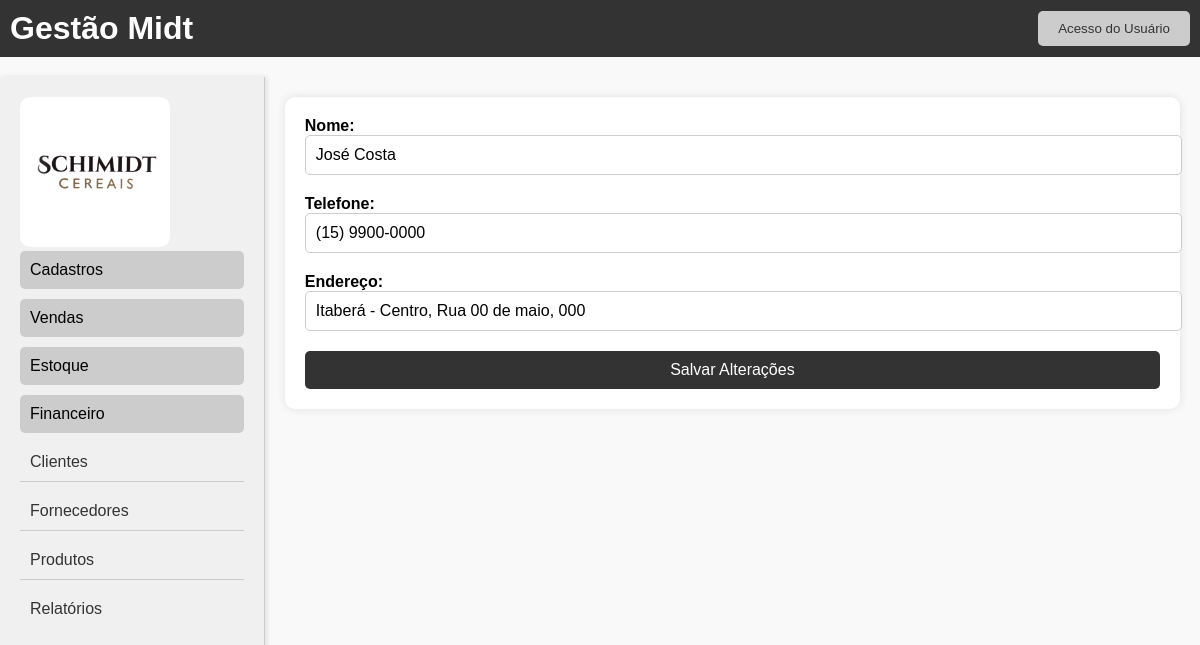
The app's page /editar_cliente/2 with its own data.
### tables this page shows
CREATE TABLE clientes (
                    id INTEGER PRIMARY KEY,
                    nome TEXT NOT NULL,
                    telefone TEXT,
                    endereco TEXT
                    );

### app.py (the view, shortened to what this page needs)
@app.route('/editar_cliente/<int:id_cliente>', methods=['GET', 'POST'])
def editar_cliente(id_cliente):
    conn = conectar_bd()
    cursor = conn.cursor()
    cursor.execute('SELECT * FROM clientes WHERE id=?', (id_cliente,))
    cliente = cursor.fetchone()
    conn.close()
    return render_template('editar_cliente.html', cliente=cliente)

### app.py (called while the page is built)
def conectar_bd():
    conn = sqlite3.connect('erp.db')
    return conn

### templates/editar_cliente.html (shortened to what this page needs)
<!DOCTYPE html>
<html lang="pt-br">
<head>
</head>
<body>
    <div class="header">
        <h1 style="margin: 0;">Gestão Midt</h1>
        <button class="user-access-btn">Acesso do Usuário</button>
    </div>
    <div class="container">
        <div class="sidebar">
            <div class="logo">
                <img src="/images/logo.jpeg" alt="Logo da Empresa">
            </div>
            <div class="expandable-header">Cadastros</div>
            <div class="expandable-header">Vendas</div>
            <div class="expandable-header">Estoque</div>
            <div class="expandable-header">Financeiro</div>
            <ul class="navigation">
                <li><a href="/listar_clientes">Clientes</a></li>
                <li><a href="/listar_fornecedores">Fornecedores</a></li>
                <li><a href="/listar_produtos">Produtos</a></li>
                <li><a href="/relatorio_vendas">Relatórios</a></li>
            </ul>
        </div>
        <div class="content">
            <div class="form-container">
                <form action="/editar_cliente/{{ cliente[0] }}" method="POST">
                    <div class="form-group">
                        <label for="nome">Nome:</label>
                        <input type="text" id="nome" name="nome" value="{{ cliente[1] }}" required>
                    </div>
                    <div class="form-group">
                        <label for="telefone">Telefone:</label>
                        <input type="tel" id="telefone" name="telefone" value="{{ cliente[2] }}" required>
                    </div>
                    <div class="form-group">
                        <label for="endereco">Endereço:</label>
                        <input type="text" id="endereco" name="endereco" value="{{ cliente[3] }}" required>
                    </div>
                    <input type="submit" value="Salvar Alterações">
                </form>
            </div>
        </div>
    </div>
</body>
</html>

### templates/editar_cliente.html (style rules this page uses)
body { font-family: Arial, sans-serif; margin: 0; padding: 0; background-color: #f9f9f9; }
.header { background-color: #333; color: #fff; padding: 10px; display: flex; justify-content: space-between; align-items: center; margin-bottom: 20px; }
.logo img { width: 150px; height: auto; border-radius: 10px; }
.user-access-btn { background-color: #ccc; color: #333; border: none; padding: 10px 20px; border-radius: 5px; cursor: pointer; transition: background-color 0.3s ease; }
.container { display: flex; height: calc(100vh - 50px); }
.sidebar { background-color: #f0f0f0; width: 20%; padding: 20px; box-shadow: 2px 0 5px rgba(0, 0, 0, 0.1); border-right: 1px solid #ccc; }
.navigation { list-style-type: none; padding: 0; margin: 0; }
.navigation li { margin-bottom: 10px; border-bottom: 1px solid #ccc; }
.navigation li:last-child { border-bottom: none; }
.navigation a { text-decoration: none; color: #333; font-size: 16px; display: block; padding: 10px; border-radius: 5px; transition: background-color 0.3s ease; }
.expandable-header { background-color: #ccc; padding: 10px; border-radius: 5px; margin-bottom: 10px; font-size: 16px; cursor: pointer; transition: background-color 0.3s ease; }
.content { width: 80%; padding: 20px; overflow-y: auto; }
.form-container { background-color: #fff; padding: 20px; border-radius: 10px; box-shadow: 0 0 10px rgba(0, 0, 0, 0.1); }
.form-group { margin-bottom: 20px; }
label { font-weight: bold; }
input[type="text"], input[type="tel"], input[type="submit"] { width: 100%; padding: 10px; border: 1px solid #ccc; border-radius: 5px; font-size: 16px; transition: border-color 0.3s ease; }
input[type="submit"] { background-color: #333; color: #fff; border: none; cursor: pointer; transition: background-color 0.3s ease; }

### records on screen
clientes: nome "José Costa", telefone "(15) 9900-0000", endereco "Itaberá - Centro, Rua 00 de maio, 000"
